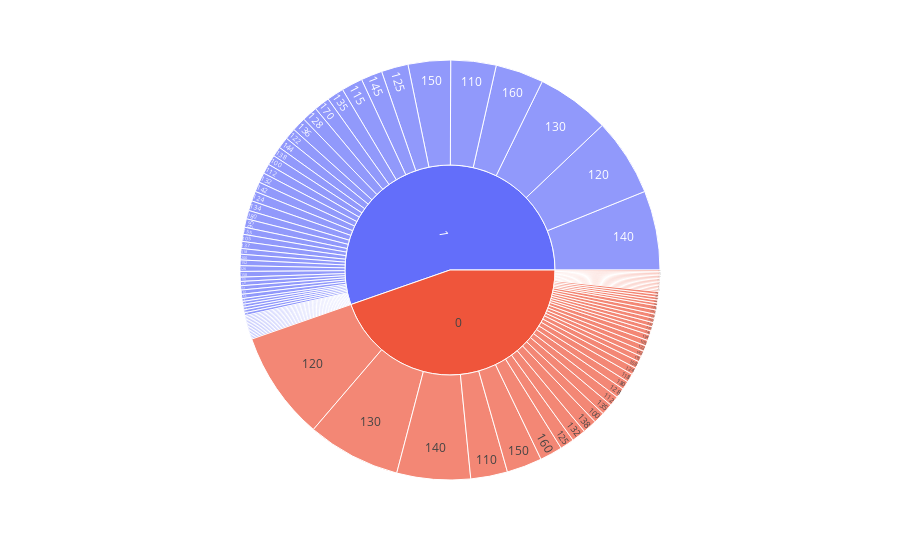

Source (notebook cell):
### Code cell
px.sunburst(heart_df,path=['HeartDisease','RestingBP'])

### Figure 1 — Plotly figure (JSON) as saved in the notebook; plotly's stock layout.template omitted (floating-point values rounded to 4 significant figures)
{"data": [{"branchvalues": "total", "domain": {"x": [0, 1], "y": [0, 1]}, "hovertemplate": "labels=%{label}<br>count=%{value}<br>parent=%{parent}<br>id=%{id}<extra></extra>", "ids": ["0/140", "1/160", "0/130", "1/138", "0/150", "0/120", "0/110", "1/140", "1/136", "0/115", "1/110", "1/100", "1/120", "0/100", "0/124", "1/150", "0/113", "0/125", "1/145", "1/125", "1/130", "0/112", "0/160", "1/112", "0/132", "1/118", "1/170", "0/142", "0/190", "1/135", "1/180", "0/108", "0/145", "1/115", "1/155", "1/128", "0/135", "0/180", "0/170", "1/106", "1/92", "1/200", "1/122", "0/122", "0/98", "0/105", "0/133", "1/95", "1/105", "0/155", "0/80", "1/137", "1/185", "1/165", "1/132", "1/142", "0/126", "1/133", "0/152", "1/116", "0/138", "1/124", "1/144", "0/154", "1/134", "0/104", "1/139", "0/128", "1/131", "0/134", "1/152", "1/126", "1/154", "1/141", "0/131", "1/178", "1/146", "1/158", "0/106", "0/136", "0/123", "1/102", "1/96", "0/139", "1/143", "1/104", "1/172", "1/156", "0/118", "1/190", "0/114", "1/127", "0/101", "1/174", "1/108", "0/156", "0/94", "0/148", "0/178", "1/117", "1/192", "1/123", "0/129", "0/102", "0/172", "0/146", "1/148", "1/114", "1/164", "0", "1"], "labels": ["140", "160", "130", "138", "150", "120", "110", "140", "136", "115", "110", "100", "120", "100", "124", "150", "113", "125", "145", "125", "130", "112", "160", "112", "132", "118", "170", "142", "190", "135", "180", "108", "145", "115", "155", "128", "135", "180", "170", "106", "92", "200", "122", "122", "98", "105", "133", "95", "105", "155", "80", "137", "185", "165", "132", "142", "126", "133", "152", "116", "138", "124", "144", "154", "134", "104", "139", "128", "131", "134", "152", "126", "154", "141", "131", "178", "146", "158", "106", "136", "123", "102", "96", "139", "143", "104", "172", "156", "118", "190", "114", "127", "101", "174", "108", "156", "94", "148", "178", "117", "192", "123", "129", "102", "172", "146", "148", "114", "164", "0", "1"], "name": "", "parents": ["0", "1", "0", "1", "0", "0", "0", "1", "1", "0", "1", "1", "1", "0", "0", "1", "0", "0", "1", "1", "1", "0", "0", "1", "0", "1", "1", "0", "0", "1", "1", "0", "0", "1", "1", "1", "0", "0", "0", "1", "1", "1", "1", "0", "0", "0", "0", "1", "1", "0", "0", "1", "1", "1", "1", "1", "0", "1", "0", "1", "0", "1", "1", "0", "1", "0", "1", "0", "1", "0", "1", "1", "1", "1", "0", "1", "1", "1", "0", "0", "0", "1", "1", "0", "1", "1", "1", "1", "0", "1", "0", "1", "0", "1", "1", "0", "0", "0", "0", "1", "1", "1", "0", "0", "0", "0", "1", "1", "1", "", ""], "type": "sunburst", "values": [52, 34, 66, 7, 25, 77, 26, 56, 10, 4, 32, 7, 55, 8, 5, 30, 1, 10, 15, 19, 52, 7, 16, 7, 10, 4, 11, 4, 1, 12, 6, 5, 3, 15, 5, 11, 8, 6, 3, 1, 1, 4, 8, 4, 1, 4, 3, 6, 5, 3, 1, 5, 1, 2, 7, 7, 3, 3, 3, 2, 10, 7, 8, 1, 7, 2, 3, 7, 3, 4, 4, 4, 2, 3, 1, 2, 3, 4, 2, 3, 1, 1, 1, 2, 2, 1, 1, 1, 6, 1, 1, 1, 1, 1, 2, 1, 2, 1, 1, 1, 1, 1, 1, 2, 1, 1, 1, 1, 1, 410, 508]}], "layout": {"legend": {"tracegroupgap": 0}, "margin": {"t": 60}}}
